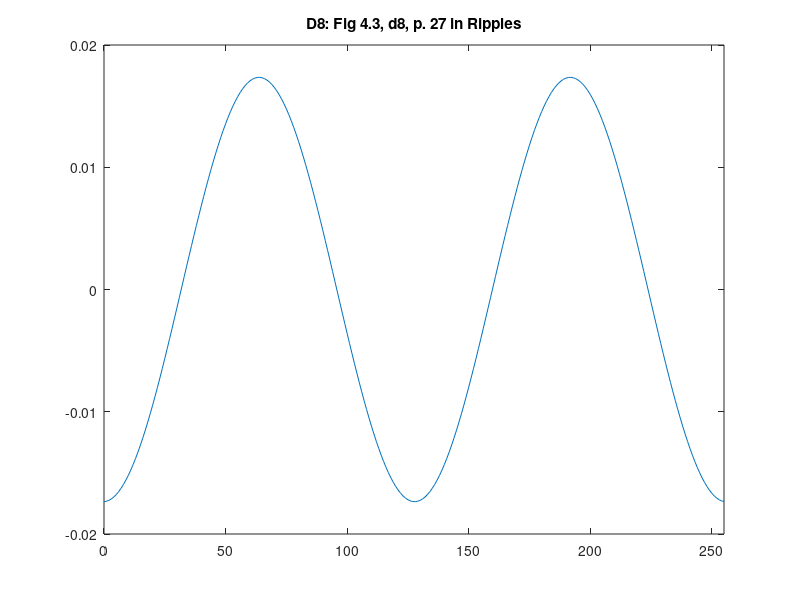
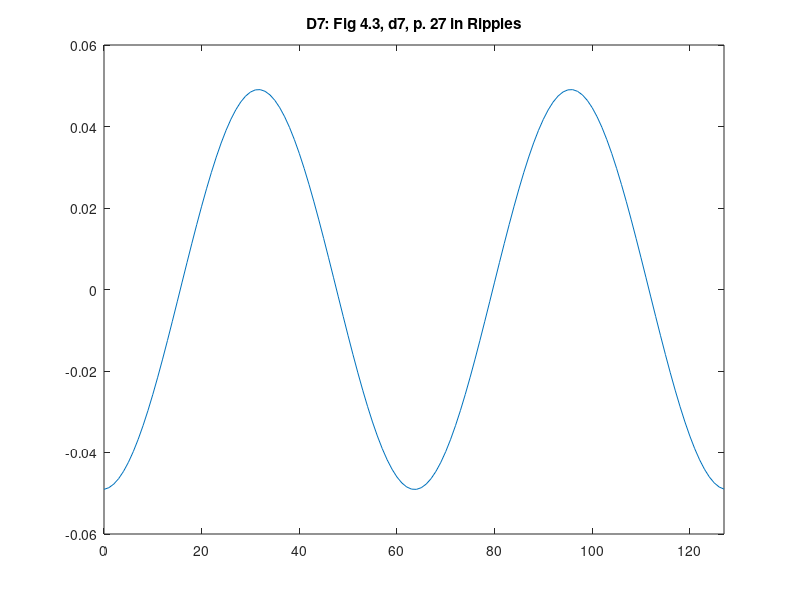
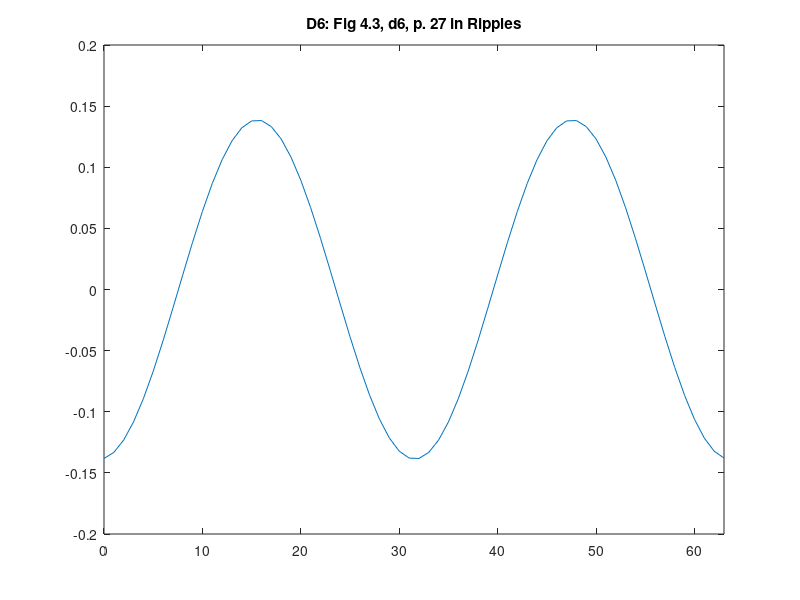
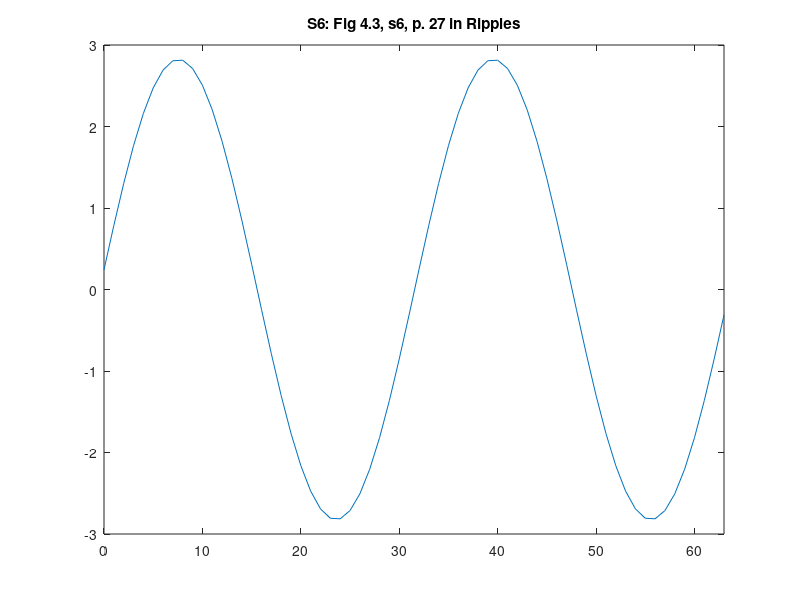

The MATLAB source for these figures, in order:
%% ========================================================================
%% Programmatic octave notes on "Ripples in Mathematics" by A. Jensen
%% and A. la Cour-Harbo written with a deep gratitude to the authors for
%% this wonderful text.
%% 
%% Reconstruction of graphs on p.27, Ch 04.
%%
%% Author: Vladimir Kulyukin
%% 
%% NB: I have tested this code in Octave, not Matlab.
%%
%% The numbers below were computed by my Java OneDHaar class methods
%% available at https://github.com/VKEDCO/java/blob/master/haar/org.vkedco.wavelets.haar/OneDHaar.java
%% and https://github.com/VKEDCO/java/blob/master/haar/org.vkedco.wavelets.tests/RipplesInMathCh04.java
%% =========================================================================

t = [0:511];

y_fig_4_3_d8_p27 = [
-0.017353269107199996
-0.017321916522383546
-0.017248833923443972
-0.01713419737276341
-0.01697828303983344
-0.016781466535938518
-0.016544222009275723
-0.016267121002689743
-0.01595083107677686
-0.015596114201672194
-0.015203824921397496
-0.014774908295189326
-0.014310397620768977
-0.01381141194503726
-0.013279153368193254
-0.012714904147768758
-0.012120023609558276
-0.011495944872883619
-0.010844171398084385
-0.010166273364549937
-0.009463883888019765
-0.008738695086265102
-0.007992454002628522
-0.007226958397243124
-0.006444052416071981
-0.005645622148198233
-0.004833591082071319
-0.004009915471655274
-0.003176579623640764
-0.002335591117077376
-0.0014889759669394682
-6.387737432781892E-4
2.129673422805805E-4
0.001064195370858105
0.0019128596595747276
0.002756915701824673
0.0035943300926715572
0.004423085427499176
0.005241185162115423
0.006046658422602499
0.006837564753324707
0.007611998791656501
0.008368094858166473
0.009104031451204694
0.00981803563505819
0.010508387311108232
0.011173423361699932
0.011811541656736901
0.012421204913353977
0.013000944399365983
0.013549363471571175
0.014065140940389582
0.014547034252721722
0.014993882485369262
0.01540460914180061
0.015778224745524917
0.016113829223828053
0.016410614076126505
0.016667864321714947
0.016884960222220188
0.017061378774602554
0.017196694971116006
0.017290582823191777
0.017342816146770284
0.017353269107199934
0.017321916522383803
0.017248833923443913
0.017134197372763352
0.01697828303983336
0.016781466535938476
0.016544222009275644
0.016267121002689743
0.015950831076776823
0.015596114201672468
0.015203824921397416
0.014774908295189248
0.014310397620769135
0.01381141194503726
0.013279153368193254
0.01271490414776868
0.012120023609558198
0.01149594487288354
0.010844171398084307
0.010166273364549859
0.009463883888019843
0.00873869508626518
0.007992454002628444
0.007226958397243124
0.006444052416072216
0.005645622148198233
0.004833591082071398
0.004009915471655196
0.003176579623640764
0.002335591117077533
0.0014889759669393897
6.387737432781892E-4
-2.129673422805805E-4
-0.001064195370858105
-0.001912859659574649
-0.0027569157018245945
-0.0035943300926715572
-0.004423085427499097
-0.005241185162115344
-0.006046658422602421
-0.006837564753324707
-0.007611998791656344
-0.008368094858166473
-0.009104031451204773
-0.009818035635058111
-0.010508387311108624
-0.011173423361699854
-0.011811541656736901
-0.012421204913353977
-0.013000944399365747
-0.013549363471571175
-0.014065140940389582
-0.014547034252721644
-0.014993882485369262
-0.015404609141800573
-0.015778224745524917
-0.016113829223828643
-0.01641061407612619
-0.016667864321714947
-0.016884960222220188
-0.017061378774602242
-0.01719669497111664
-0.017290582823191777
-0.017342816146770287
-0.017353269107199937
-0.017321916522383487
-0.017248833923443924
-0.017134197372763352
-0.01697828303983336
-0.016781466535938438
-0.016544222009275644
-0.016267121002689705
-0.015950831076776823
-0.015596114201672194
-0.015203824921397416
-0.014774908295189248
-0.01431039762076882
-0.013811411945037731
-0.013279153368193254
-0.012714904147768758
-0.012120023609558198
-0.011495944872883619
-0.010844171398084385
-0.010166273364549859
-0.009463883888019765
-0.008738695086265102
-0.007992454002628444
-0.007226958397243045
-0.006444052416072216
-0.005645622148198233
-0.004833591082071398
-0.004009915471655274
-0.003176579623640764
-0.0023355911170774546
-0.0014889759669393897
-6.387737432781892E-4
2.129673422805805E-4
0.001064195370858105
0.001912859659574649
0.0027569157018247515
0.0035943300926717142
0.004423085427499333
0.005241185162115187
0.006046658422602185
0.006837564753324471
0.00761199879165603
0.00836809485816616
0.009104031451205008
0.009818035635058425
0.010508387311108624
0.011173423361700324
0.011811541656737293
0.01242120491335437
0.013000944399365277
0.013549363471570703
0.014065140940389034
0.014547034252721094
0.014993882485369812
0.015404609141801123
0.015778224745525503
0.016113829223828605
0.01641061407612678
0.016667864321715537
0.016884960222219577
0.01706137877460163
0.017196694971115385
0.01729058282319115
0.017342816146769663
0.017353269107200565
0.01732191652238411
0.01724883392344454
0.01713419737276398
0.016978283039833987
0.016781466535939066
0.016544222009275016
0.016267121002689115
0.015950831076776233
0.015596114201671644
0.015203824921396868
0.014774908295189798
0.01431039762076937
0.013811411945037731
0.013279153368193648
0.01271490414776923
0.012120023609557728
0.011495944872883149
0.010844171398083913
0.010166273364549467
0.00946388388801945
0.008738695086265494
0.00799245400262868
0.007226958397243359
0.006444052416072216
0.00564562214819839
0.004833591082071555
0.004009915471655117
0.003176579623640607
0.0023355911170772972
0.0014889759669393112
6.387737432781107E-4
-2.129673422805805E-4
-0.001064195370858105
-0.0019128596595747276
-0.0027569157018247515
-0.0035943300926717142
-0.004423085427499333
-0.005241185162115187
-0.006046658422602185
-0.006837564753324471
-0.00761199879165603
-0.008368094858166081
-0.009104031451205087
-0.009818035635058425
-0.010508387311108546
-0.011173423361700246
-0.011811541656737371
-0.012421204913354448
-0.013000944399365277
-0.01354936347157078
-0.014065140940389034
-0.014547034252721094
-0.014993882485369812
-0.015404609141801123
-0.015778224745525503
-0.016113829223828605
-0.01641061407612678
-0.016667864321715537
-0.016884960222219556
-0.01706137877460163
-0.017196694971115395
-0.01729058282319115
-0.017342816146769656
];


figure;
plot(0:1:255, y_fig_4_3_d8_p27);
title("D8: Fig 4.3, d8, p. 27 in Ripples");
xlim([0 255]);

y_fig_4_3_d7_p27 = [
-0.04904550470208658
-0.04863227384344307
-0.047750687602582144
-0.046409236136927164
-0.04462083835740445
-0.042402717512268644
-0.03977623531780623
-0.036766686233331375
-0.033403053861714625
-0.029717731821442696
-0.025746211778365728
-0.02152674164155185
-0.017099957215016028
-0.012508490852711891
-0.00779656088565971
-0.0030095457752448364
0.0018064529061707722
0.006605054458592284
0.011340045725887418
0.015965826153743066
0.02043784694792932
0.02471304010354362
0.028750233173438902
0.0325105457813979
0.035957764061409686
0.03905868941699677
0.041783458241846774
0.04410582952266639
0.04600343755448325
0.04745800733461338
0.04845553056092583
0.048986400539449124
0.04904550470208663
0.048632273843442916
0.04775068760258195
0.046409236136927476
0.04462083835740461
0.04240271751226841
0.039776235317806385
0.03676668623333169
0.033403053861714625
0.029717731821443168
0.025746211778365415
0.02152674164155169
0.017099957215016184
0.012508490852712047
0.00779656088565971
0.0030095457752448364
-0.0018064529061707722
-0.006605054458592441
-0.011340045725887418
-0.01596582615374291
-0.02043784694792932
-0.02471304010354362
-0.028750233173438902
-0.03251054578139759
-0.03595776406140961
-0.0390586894169974
-0.0417834582418467
-0.044105829522666
-0.046003437554483446
-0.04745800733461342
-0.04845553056092601
-0.04898640053944869
-0.049045504702086413
-0.04863227384344382
-0.04775068760258195
-0.046409236136927046
-0.0446208383574043
-0.04240271751226841
-0.03977623531780647
-0.036766686233331375
-0.033403053861714625
-0.029717731821443168
-0.025746211778365415
-0.02152674164155185
-0.017099957215016184
-0.012508490852711891
-0.007796560885659553
-0.0030095457752448364
0.0018064529061707722
0.006605054458592441
0.011340045725887574
0.01596582615374275
0.020437846947929477
0.024713040103543936
0.028750233173438902
0.03251054578139759
0.03595776406141016
0.03905868941699685
0.04178345824184748
0.044105829522666076
0.04600343755448309
0.0474580073346142
0.048455530560925615
0.04898640053944869
0.0490455047020864
0.04863227384344295
0.04775068760258195
0.046409236136927046
0.04462083835740437
0.04240271751226935
0.03977623531780615
0.036766686233331375
0.033403053861714466
0.029717731821442696
0.025746211778366043
0.02152674164155169
0.017099957215015872
0.012508490852712205
0.007796560885659553
0.0030095457752446794
-0.0018064529061707722
-0.006605054458592284
-0.011340045725887574
-0.01596582615374291
-0.02043784694792932
-0.024713040103543936
-0.028750233173438902
-0.03251054578139759
-0.03595776406141016
-0.039058689416996695
-0.041783458241847406
-0.044105829522666076
-0.046003437554483134
-0.0474580073346142
-0.048455530560925594
-0.04898640053944869
];

figure;
plot(0:1:127, y_fig_4_3_d7_p27);
title("D7: Fig 4.3, d7, p. 27 in Ripples");
xlim([0 127]);

y_fig_4_3_d6_p27 = [
-0.1382205356729931
-0.13324253778085945
-0.12314410388508332
-0.10831331113701251
-0.08932009858475111
-0.06689436473516598
-0.041897917963600595
-0.015291357701316859
0.011902840861936378
0.03863961992605535
0.06389150006576436
0.08668806568871212
0.10615325756246972
0.12153903927953467
0.13225414387696569
0.13788679589418307
0.1382205356729931
0.13324253778085923
0.12314410388508332
0.10831331113701283
0.08932009858475126
0.06689436473516598
0.041897917963600435
0.015291357701316859
-0.01190284086193622
-0.03863961992605488
-0.06389150006576436
-0.08668806568871212
-0.10615325756247004
-0.12153903927953467
-0.13225414387696544
-0.13788679589418357
-0.13822053567299325
-0.13324253778085893
-0.12314410388508293
-0.10831331113701298
-0.08932009858475126
-0.06689436473516583
-0.041897917963600435
-0.015291357701317173
0.01190284086193622
0.03863961992605519
0.06389150006576451
0.08668806568871165
0.10615325756246989
0.121539039279535
0.13225414387696582
0.13788679589418265
0.13822053567299264
0.1332425377808602
0.12314410388508332
0.10831331113701204
0.08932009858475064
0.06689436473516598
0.041897917963600595
0.015291357701317015
-0.011902840861936378
-0.03863961992605519
-0.06389150006576436
-0.08668806568871165
-0.10615325756247004
-0.121539039279535
-0.13225414387696582
-0.13788679589418262
];

figure;
plot(0:1:63, y_fig_4_3_d6_p27);
title("D6: Fig 4.3, d6, p. 27 in Ripples");
xlim([0 63]);

y_fig_4_3_s6_p27 = [
0.24228789181051738
0.7865275324466248
1.30054136110053
1.7645761145993404
2.1607991975997836
2.473983979226618
2.692094943957973
2.8067502097372614
2.8135436389999984
2.7122141640694157
2.506655819840873
2.2047680982046236
1.818152375002565
1.3616660756607568
0.8528517126624386
0.3112627366312535
-0.242287891810517
-0.7865275324466247
-1.3005413611005299
-1.7645761145993402
-2.1607991975997836
-2.473983979226618
-2.692094943957973
-2.8067502097372614
-2.8135436389999984
-2.712214164069416
-2.506655819840873
-2.2047680982046236
-1.8181523750025657
-1.3616660756607575
-0.8528517126624388
-0.3112627366312537
0.24228789181051652
0.7865275324466239
1.30054136110053
1.7645761145993402
2.1607991975997836
2.473983979226618
2.692094943957973
2.806750209737261
2.8135436389999984
2.7122141640694166
2.506655819840873
2.204768098204624
1.8181523750025657
1.3616660756607573
0.8528517126624395
0.31126273663125437
-0.24228789181051674
-0.7865275324466237
-1.3005413611005292
-1.7645761145993395
-2.1607991975997836
-2.473983979226618
-2.692094943957973
-2.806750209737261
-2.8135436389999984
-2.7122141640694166
-2.5066558198408737
-2.204768098204624
-1.8181523750025663
-1.3616660756607575
-0.8528517126624399
-0.3112627366312547
];

figure;
plot(0:1:63, y_fig_4_3_s6_p27);
title("S6: Fig 4.3, s6, p. 27 in Ripples");
xlim([0 63]);

figure;
plot(0:1:63, y_fig_4_3_s6_p27);
title("S6: Fig 4.3, s6, p. 27 in Ripples");
xlim([0 63]);

figure;
subplot(4, 1, 1);
plot(0:1:255, y_fig_4_3_d8_p27);
xlim([0 255]);

legend('d8', 'location', 'north');
subplot(4, 1, 2);
plot(0:1:127, y_fig_4_3_d7_p27);
xlim([0 127]);

legend('d7', 'location', 'north');
subplot(4, 1, 3);
plot(0:1:63, y_fig_4_3_d6_p27);
xlim([0 63]);

legend('d6', 'location', 'north');
subplot(4, 1, 4);
plot(0:1:63, y_fig_4_3_s6_p27);
xlim([0 63]);

legend('s6', 'location', 'north');
title('Fig. 4.3. The wavelet coefficients from Fig. 4.2.');
